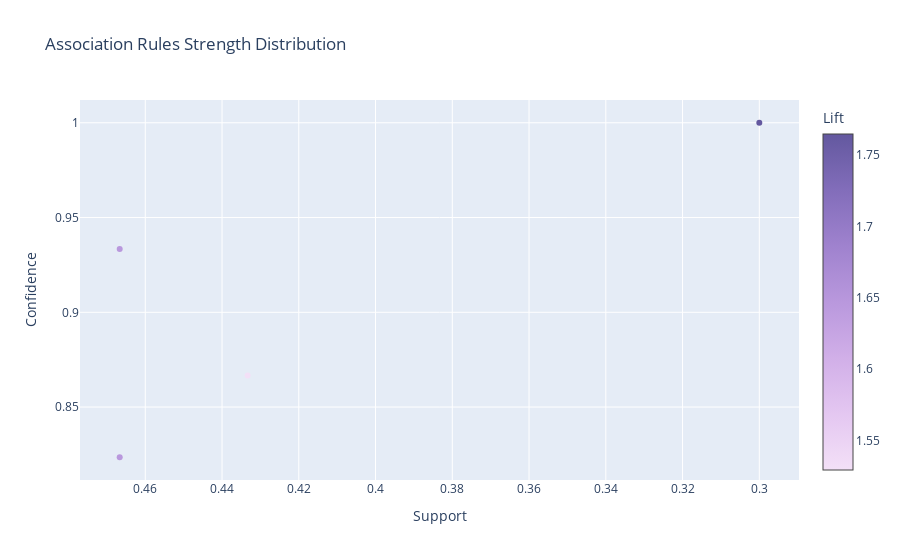
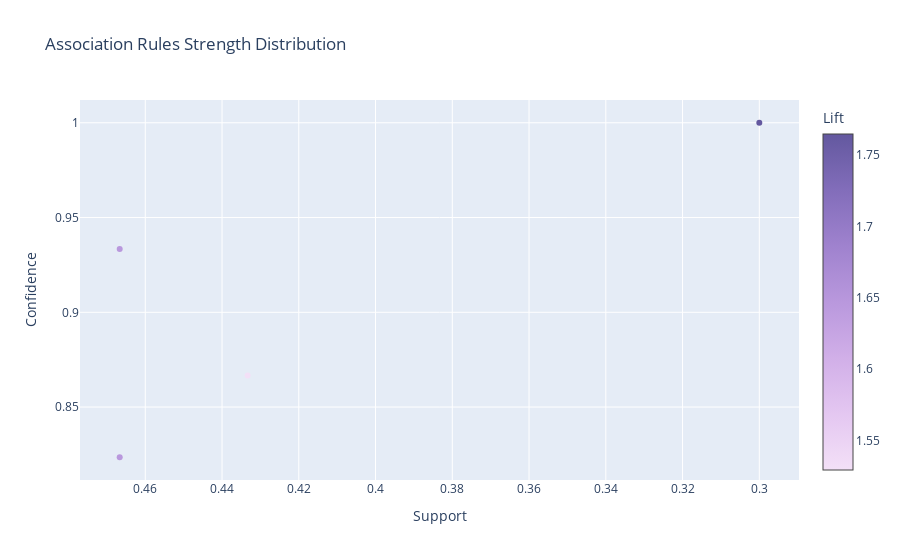

Notebook code for these charts, in order:
### Markdown cell above
То же самое но с достоверностью в 80%

### Code cell
start_time = time.time()
itemsets, rules = efficient_apriori(data, min_support=0.3, min_confidence=0.8)
end_time = time.time()
work_efficient_apriory_time_80 = end_time - start_time
print('Время работы {}'.format(work_efficient_apriory_time_80))
print(itemsets)
for rule in sorted(rules, key=lambda rule: rule.lift):
        print("{}".format(rule))
PyARMViz.metadata_scatter_plot(rules)

### Figure 1 — Plotly figure (JSON) as saved in the notebook; plotly's stock layout.template omitted (floating-point values rounded to 4 significant figures)
{"data": [{"marker": {"color": [1.765, 1.529, 1.647, 1.647], "colorbar": {"title": {"text": "Lift"}}, "colorscale": [[0.0, "rgb(243, 224, 247)"], [0.1667, "rgb(228, 199, 241)"], [0.3333, "rgb(209, 175, 232)"], [0.5, "rgb(185, 152, 221)"], [0.6667, "rgb(159, 130, 206)"], [0.8333, "rgb(130, 109, 186)"], [1.0, "rgb(99, 88, 159)"]]}, "mode": "markers", "text": ["('тостер',) => ('кофемашина',), Lift: 1.764705882352941", "('стиральная машина',) => ('посудомойка',), Lift: 1.5294117647058825", "('холодильник',) => ('стиральная машина',), Lift: 1.647058823529412", "('стиральная машина',) => ('холодильник',), Lift: 1.647058823529412"], "x": [0.3, 0.4333, 0.4667, 0.4667], "y": [1.0, 0.8667, 0.8235, 0.9333], "type": "scatter"}], "layout": {"xaxis": {"title": {"text": "Support"}, "autorange": "reversed"}, "title": {"text": "Association Rules Strength Distribution"}, "yaxis": {"title": {"text": "Confidence"}}}}

### Figure 2 — Plotly figure (JSON) as saved in the notebook; plotly's stock layout.template omitted (floating-point values rounded to 4 significant figures)
{"data": [{"marker": {"color": [1.765, 1.529, 1.647, 1.647], "colorbar": {"title": {"text": "Lift"}}, "colorscale": [[0.0, "rgb(243, 224, 247)"], [0.1667, "rgb(228, 199, 241)"], [0.3333, "rgb(209, 175, 232)"], [0.5, "rgb(185, 152, 221)"], [0.6667, "rgb(159, 130, 206)"], [0.8333, "rgb(130, 109, 186)"], [1.0, "rgb(99, 88, 159)"]]}, "mode": "markers", "text": ["('тостер',) => ('кофемашина',), Lift: 1.764705882352941", "('стиральная машина',) => ('посудомойка',), Lift: 1.5294117647058825", "('холодильник',) => ('стиральная машина',), Lift: 1.647058823529412", "('стиральная машина',) => ('холодильник',), Lift: 1.647058823529412"], "x": [0.3, 0.4333, 0.4667, 0.4667], "y": [1.0, 0.8667, 0.8235, 0.9333], "type": "scatter"}], "layout": {"xaxis": {"title": {"text": "Support"}, "autorange": "reversed"}, "title": {"text": "Association Rules Strength Distribution"}, "yaxis": {"title": {"text": "Confidence"}}}}
